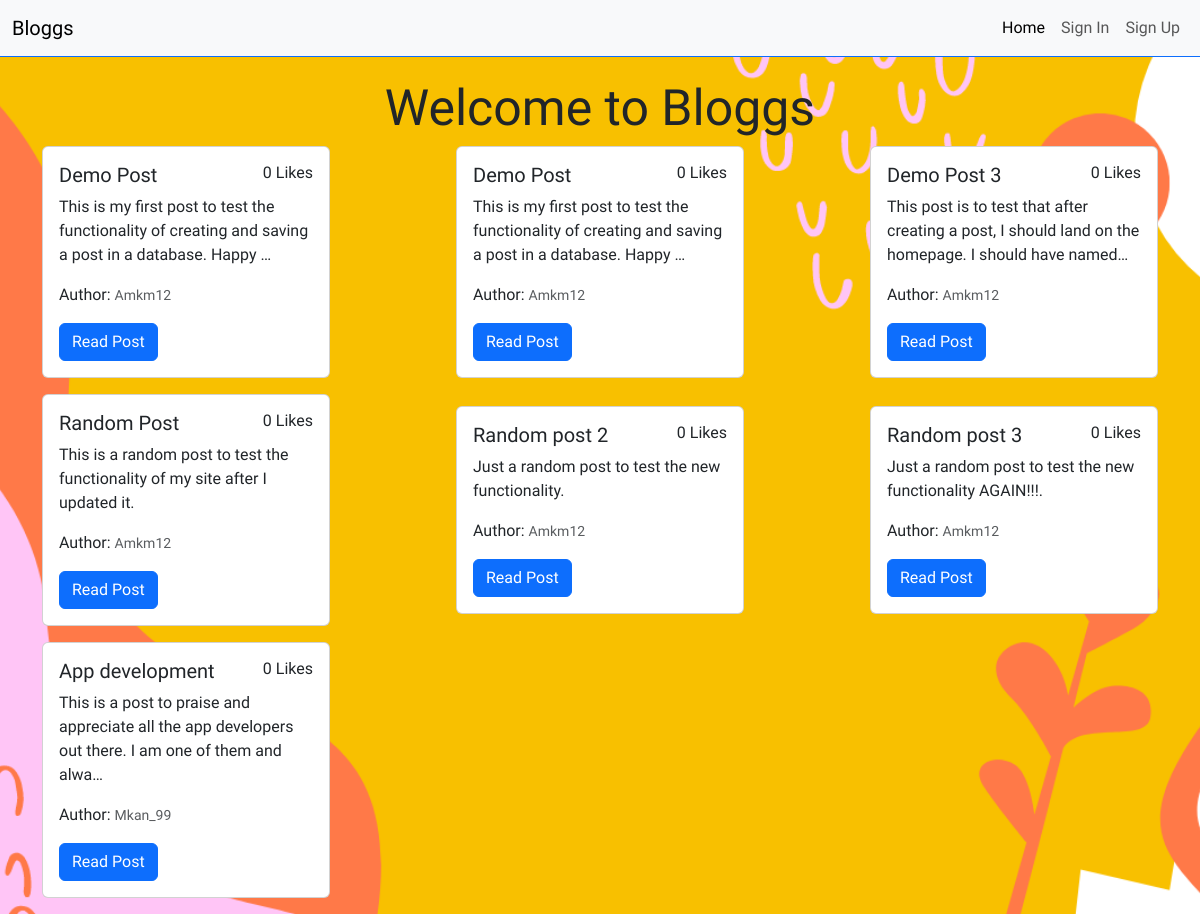
The app's page /blogs/home/ with its own data.
### blogs/models.py (models this page shows, shortened)
class Blog(models.Model):
    title = models.CharField(max_length=200)
    content = models.TextField()
    created_at = models.DateTimeField()
    user = models.ForeignKey(User, on_delete=models.CASCADE)

class User(AbstractUser):
    firstname = models.CharField(max_length=100, blank=True)
    lastname = models.CharField(max_length=100, blank=True)
    created_at = models.DateField()

### blogs/views.py (the view)
# urls.py: 2. Add a URL to urlpatterns:  path('', views.home, name='home')
def home(request):
    blogs = Blog.objects.annotate(num_likes=Count("likes"))
    context = {'blogs': blogs}
    return render(request, 'blogs/home.html', context)

### Blog/templates/blogs/home.html (shortened to what this page needs)
{% extends '../base.html' %}
{% load static %}
{% block content %}
    <div class="main-home container-fluid d-flex flex-column justify-content-center align-items-center mt-5">
        <h1 class="main-h1">Welcome to Bloggs</h1>
        <div class="container d-flex flex-row flex-wrap justify-content-between align-items-center">
            {% if blogs %}
                {% for blog in blogs %}
                    <div class="card mb-3" style="width: 18rem;">
                        <div class="card-body">
                            <div class="d-flex flex-row justify-content-between">
                                <h5 class="card-title">{{ blog.title }}</h5>
                                <h6>{{ blog.num_likes }} Likes</h6>
                            </div>
                            <p class="card-text">{{ blog.content|truncatechars:100 }}</p>
                            <p class="card-text">Author: <small class="text-muted">{{ blog.user.username }}</small></p>
                            <a href="{% url 'read' blog.pk  user.pk %}" class="btn btn-primary">Read Post</a>
                        </div>
                    </div>
                {% endfor %}
            {% endif %}
        </div>
    </div>
{% endblock %}

### blogs/static/blogs/style.css (style rules this page uses)
.main-h1 { font-size: 50px; margin-top: 30px; }
.main-home { background: url('./images/background.png') center center/cover; background-repeat: repeat; background-size: cover; height: auto; }

### records on screen
Blog: title "Demo Post", num_likes "0", content "This is my first post to test the functionality of creating and saving a post in a database. Happy …", user.username "Amkm12"
Blog: title "Demo Post", num_likes "0", content "This is my first post to test the functionality of creating and saving a post in a database. Happy …", user.username "Amkm12"
Blog: title "Demo Post 3", num_likes "0", content "This post is to test that after creating a post, I should land on the homepage. I should have named…", user.username "Amkm12"
Blog: title "Random Post", num_likes "0", content "This is a random post to test the functionality of my site after I updated it.", user.username "Amkm12"
Blog: title "Random post 2", num_likes "0", content "Just a random post to test the new functionality.", user.username "Amkm12"
Blog: title "Random post 3", num_likes "0", content "Just a random post to test the new functionality AGAIN!!!.", user.username "Amkm12"
Blog: title "App development", num_likes "0", content "This is a post to praise and appreciate all the app developers out there. I am one of them and alwa…", user.username "Mkan_99"
